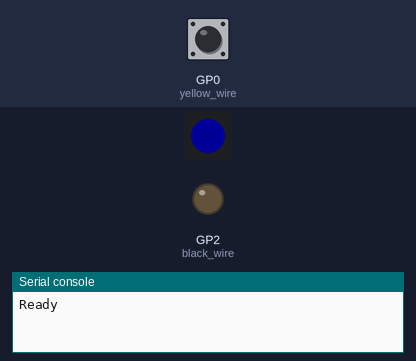
A program run on a simulated Raspberry Pi Pico running CircuitPython. On the bench: 1 RGB LEDs in strip order, left to right, output pins drawn as LEDs (lit = HIGH), the last lines printed to the serial console. The inputs (shaded band) are chosen by the test bench; at power-on: GP0 (yellow_wire) LOW. Dim RGB values are drawn brighter than linear; USB keyboard and mouse output is not drawn.

Above: at 1.2 s.
1.3 s: GP0 (yellow_wire) pulsed HIGH 5 times (0.12 s each, 0.3 s apart)
At 2.1 s:
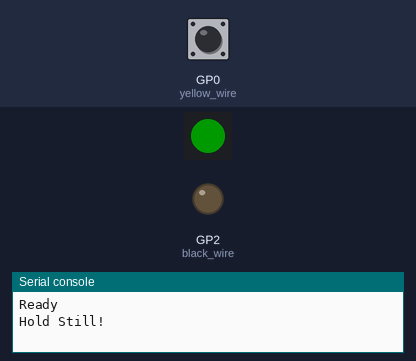
At 4.4 s:
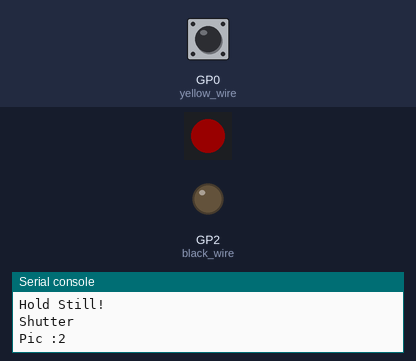
Timing chart, 0 to 5.9 s (numbered marks = the images above; inputs shaded):
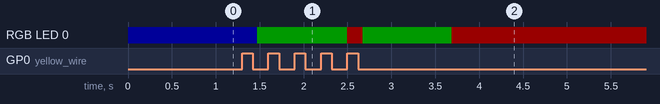

Measured:
- after the input at 1.3 s, RGB LED 0: alternates RGB(25, 0, 0) for 0.17 s and RGB(0, 25, 0) for 1.0 s, 4 changes in all, then stays RGB(25, 0, 0), starting after 0.17 s

The program:

main.py
```python
import time
import board
import usb_hid
from adafruit_hid.keyboard import Keyboard
from adafruit_hid.keycode import Keycode
import time
from digitalio import DigitalInOut, Direction
from adafruit_debouncer import Debouncer
import neopixel

# I believe the waveshare RP2040-Zero neopixel uses GRB, not RGB
color_green = (127, 0, 0)
color_red = (0, 127, 0)
color_blue = (0, 0, 127)

pixel = neopixel.NeoPixel(board.NEOPIXEL, 1)
keyboard = Keyboard(usb_hid.devices)
yellow_wire = DigitalInOut(board.GP0)
blue_wire = DigitalInOut(board.GP1)
black_wire = DigitalInOut(board.GP2)

yellow_wire.direction = Direction.INPUT
blue_wire.direction = Direction.INPUT
black_wire.direction = Direction.OUTPUT

yellow_switch = Debouncer(yellow_wire, interval=0.050)

count = 0
def shutter():
    print('Hold Still!')
    pixel.fill(color_red)
    time.sleep(1.000)

    print('Shutter')
    keyboard.press(Keycode.SPACEBAR)
    keyboard.release(Keycode.SPACEBAR)
    pixel.fill(color_green)

pixel.brightness = 0.2
pixel.fill(color_blue)
print('Ready')

while True:
    yellow_switch.update()

    if yellow_switch.fell:
        shutter()
        count += 1
        print("Pic :" + str(count))
```
